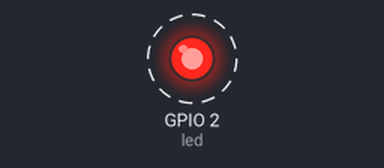
The program below on a simulated ESP32 board running MicroPython. On the bench: output pins drawn as LEDs (lit = HIGH). Wiring (from the project's diagram.json): red LED on GPIO 2. Dashed ring = blinking.

Above: at 0.12 s.
Timing chart, 0 to 3.0 s (numbered marks = the images above):
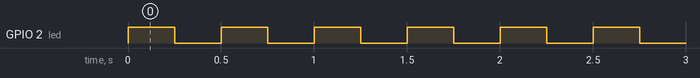

The program:

main.py
```python
# Задание 3.1. Мигание: период 0,5 с (0,25 с горит, 0,25 с нет)
# Светодиод на GPIO 2 через резистор 220 Ом
from machine import Pin
import time

led = Pin(2, Pin.OUT)

while True:
    led.value(1)       # включить
    time.sleep(0.25)
    led.value(0)       # выключить
    time.sleep(0.25)
```

Measured:
- by itself, GPIO 2 (led): alternates HIGH for 0.25 s and LOW for 0.25 s
